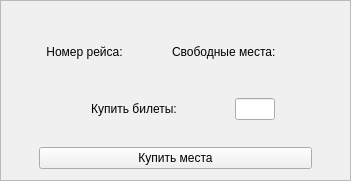
   <widget class="QFrame" name="frame_4">
    <property name="geometry">
     <rect>
      <x>580</x>
      <y>40</y>
      <width>351</width>
      <height>181</height>
     </rect>
    </property>
    <property name="palette">
     <palette>
      <active>
       <colorrole role="WindowText">
        <brush brushstyle="SolidPattern">
         <color alpha="255">
          <red>0</red>
          <green>0</green>
          <blue>0</blue>
         </color>
        </brush>
       </colorrole>
       <colorrole role="Button">
        <brush brushstyle="SolidPattern">
         <color alpha="255">
          <red>240</red>
          <green>240</green>
          <blue>240</blue>
         </color>
        </brush>
       </colorrole>
       <colorrole role="Light">
        <brush brushstyle="SolidPattern">
         <color alpha="255">
          <red>255</red>
          <green>255</green>
          <blue>255</blue>
         </color>
        </brush>
       </colorrole>
       <colorrole role="Midlight">
        <brush brushstyle="SolidPattern">
         <color alpha="255">
          <red>227</red>
          <green>227</green>
          <blue>227</blue>
         </color>
        </brush>
       </colorrole>
       <colorrole role="Dark">
        <brush brushstyle="SolidPattern">
         <color alpha="255">
          <red>160</red>
          <green>160</green>
          <blue>160</blue>
         </color>
        </brush>
       </colorrole>
       <colorrole role="Mid">
        <brush brushstyle="SolidPattern">
         <color alpha="255">
          <red>160</red>
          <green>160</green>
          <blue>160</blue>
         </color>
        </brush>
       </colorrole>
       <colorrole role="Text">
        <brush brushstyle="SolidPattern">
         <color alpha="255">
          <red>0</red>
          <green>0</green>
          <blue>0</blue>
         </color>
        </brush>
       </colorrole>
       <colorrole role="BrightText">
        <brush brushstyle="SolidPattern">
         <color alpha="255">
          <red>255</red>
          <green>255</green>
          <blue>255</blue>
         </color>
        </brush>
       </colorrole>
       <colorrole role="ButtonText">
        <brush brushstyle="SolidPattern">
         <color alpha="255">
          <red>0</red>
          <green>0</green>
          <blue>0</blue>
         </color>
        </brush>
       </colorrole>
       <colorrole role="Base">
        <brush brushstyle="SolidPattern">
         <color alpha="255">
          <red>255</red>
          <green>255</green>
          <blue>255</blue>
         </color>
        </brush>
       </colorrole>
       <colorrole role="Window">
        <brush brushstyle="SolidPattern">
         <color alpha="255">
          <red>112</red>
          <green>112</green>
          <blue>112</blue>
         </color>
        </brush>
       </colorrole>
       <colorrole role="Shadow">
        <brush brushstyle="SolidPattern">
         <color alpha="255">
          <red>105</red>
          <green>105</green>
          <blue>105</blue>
         </color>
        </brush>
       </colorrole>
       <colorrole role="Highlight">
        <brush brushstyle="SolidPattern">
         <color alpha="255">
          <red>0</red>
          <green>120</green>
          <blue>215</blue>
         </color>
        </brush>
       </colorrole>
       <colorrole role="HighlightedText">
        <brush brushstyle="SolidPattern">
         <color alpha="255">
          <red>255</red>
          <green>255</green>
          <blue>255</blue>
         </color>
        </brush>
       </colorrole>
       <colorrole role="Link">
        <brush brushstyle="SolidPattern">
         <color alpha="255">
          <red>0</red>
          <green>0</green>
          <blue>255</blue>
         </color>
        </brush>
       </colorrole>
       <colorrole role="LinkVisited">
        <brush brushstyle="SolidPattern">
         <color alpha="255">
          <red>255</red>
          <green>0</green>
          <blue>255</blue>
         </color>
        </brush>
       </colorrole>
       <colorrole role="AlternateBase">
        <brush brushstyle="SolidPattern">
         <color alpha="255">
          <red>245</red>
          <green>245</green>
          <blue>245</blue>
         </color>
        </brush>
       </colorrole>
       <colorrole role="NoRole">
        <brush brushstyle="SolidPattern">
         <color alpha="255">
          <red>0</red>
          <green>0</green>
          <blue>0</blue>
         </color>
        </brush>
       </colorrole>
       <colorrole role="ToolTipBase">
        <brush brushstyle="SolidPattern">
         <color alpha="255">
          <red>255</red>
          <green>255</green>
          <blue>220</blue>
         </color>
        </brush>
       </colorrole>
       <colorrole role="ToolTipText">
        <brush brushstyle="SolidPattern">
         <color alpha="255">
          <red>0</red>
          <green>0</green>
          <blue>0</blue>
         </color>
        </brush>
       </colorrole>
       <colorrole role="PlaceholderText">
        <brush brushstyle="SolidPattern">
         <color alpha="128">
          <red>0</red>
          <green>0</green>
          <blue>0</blue>
         </color>
        </brush>
       </colorrole>
      </active>
      <inactive>
       <colorrole role="WindowText">
        <brush brushstyle="SolidPattern">
         <color alpha="255">
          <red>0</red>
          <green>0</green>
          <blue>0</blue>
         </color>
        </brush>
       </colorrole>
       <colorrole role="Button">
        <brush brushstyle="SolidPattern">
         <color alpha="255">
          <red>240</red>
          <green>240</green>
          <blue>240</blue>
         </color>
        </brush>
       </colorrole>
       <colorrole role="Light">
        <brush brushstyle="SolidPattern">
         <color alpha="255">
          <red>255</red>
          <green>255</green>
          <blue>255</blue>
         </color>
        </brush>
       </colorrole>
       <colorrole role="Midlight">
        <brush brushstyle="SolidPattern">
         <color alpha="255">
          <red>227</red>
          <green>227</green>
          <blue>227</blue>
         </color>
        </brush>
       </colorrole>
       <colorrole role="Dark">
        <brush brushstyle="SolidPattern">
         <color alpha="255">
          <red>160</red>
          <green>160</green>
          <blue>160</blue>
         </color>
        </brush>
       </colorrole>
       <colorrole role="Mid">
        <brush brushstyle="SolidPattern">
         <color alpha="255">
          <red>160</red>
          <green>160</green>
          <blue>160</blue>
         </color>
        </brush>
       </colorrole>
       <colorrole role="Text">
        <brush brushstyle="SolidPattern">
         <color alpha="255">
          <red>0</red>
          <green>0</green>
          <blue>0</blue>
         </color>
        </brush>
       </colorrole>
       <colorrole role="BrightText">
        <brush brushstyle="SolidPattern">
         <color alpha="255">
          <red>255</red>
          <green>255</green>
          <blue>255</blue>
         </color>
        </brush>
       </colorrole>
       <colorrole role="ButtonText">
        <brush brushstyle="SolidPattern">
         <color alpha="255">
          <red>0</red>
          <green>0</green>
          <blue>0</blue>
         </color>
        </brush>
       </colorrole>
       <colorrole role="Base">
        <brush brushstyle="SolidPattern">
         <color alpha="255">
          <red>255</red>
          <green>255</green>
          <blue>255</blue>
         </color>
        </brush>
       </colorrole>
       <colorrole role="Window">
        <brush brushstyle="SolidPattern">
         <color alpha="255">
          <red>240</red>
          <green>240</green>
          <blue>240</blue>
         </color>
        </brush>
       </colorrole>
       <colorrole role="Shadow">
        <brush brushstyle="SolidPattern">
         <color alpha="255">
          <red>105</red>
          <green>105</green>
          <blue>105</blue>
         </color>
        </brush>
       </colorrole>
       <colorrole role="Highlight">
        <brush brushstyle="SolidPattern">
         <color alpha="255">
          <red>240</red>
          <green>240</green>
          <blue>240</blue>
         </color>
        </brush>
       </colorrole>
       <colorrole role="HighlightedText">
        <brush brushstyle="SolidPattern">
         <color alpha="255">
          <red>0</red>
          <green>0</green>
          <blue>0</blue>
         </color>
        </brush>
       </colorrole>
       <colorrole role="Link">
        <brush brushstyle="SolidPattern">
         <color alpha="255">
          <red>0</red>
          <green>0</green>
          <blue>255</blue>
         </color>
        </brush>
       </colorrole>
       <colorrole role="LinkVisited">
        <brush brushstyle="SolidPattern">
         <color alpha="255">
          <red>255</red>
          <green>0</green>
          <blue>255</blue>
         </color>
        </brush>
       </colorrole>
       <colorrole role="AlternateBase">
        <brush brushstyle="SolidPattern">
         <color alpha="255">
          <red>245</red>
          <green>245</green>
          <blue>245</blue>
         </color>
        </brush>
       </colorrole>
       <colorrole role="NoRole">
        <brush brushstyle="NoBrush">
         <color alpha="255">
          <red>0</red>
          <green>0</green>
          <blue>0</blue>
         </color>
        </brush>
       </colorrole>
       <colorrole role="ToolTipBase">
        <brush brushstyle="SolidPattern">
         <color alpha="255">
          <red>255</red>
          <green>255</green>
          <blue>220</blue>
         </color>
        </brush>
       </colorrole>
       <colorrole role="ToolTipText">
        <brush brushstyle="SolidPattern">
         <color alpha="255">
          <red>0</red>
          <green>0</green>
          <blue>0</blue>
         </color>
        </brush>
       </colorrole>
       <colorrole role="PlaceholderText">
        <brush brushstyle="SolidPattern">
         <color alpha="128">
          <red>0</red>
          <green>0</green>
          <blue>0</blue>
         </color>
        </brush>
       </colorrole>
      </inactive>
      <disabled>
       <colorrole role="WindowText">
        <brush brushstyle="SolidPattern">
         <color alpha="255">
          <red>120</red>
          <green>120</green>
          <blue>120</blue>
         </color>
        </brush>
       </colorrole>
       <colorrole role="Button">
        <brush brushstyle="SolidPattern">
         <color alpha="255">
          <red>240</red>
          <green>240</green>
          <blue>240</blue>
         </color>
        </brush>
       </colorrole>
       <colorrole role="Light">
        <brush brushstyle="SolidPattern">
         <color alpha="255">
          <red>255</red>
          <green>255</green>
          <blue>255</blue>
         </color>
        </brush>
       </colorrole>
       <colorrole role="Midlight">
        <brush brushstyle="SolidPattern">
         <color alpha="255">
          <red>247</red>
          <green>247</green>
          <blue>247</blue>
         </color>
        </brush>
       </colorrole>
       <colorrole role="Dark">
        <brush brushstyle="SolidPattern">
         <color alpha="255">
          <red>160</red>
          <green>160</green>
          <blue>160</blue>
         </color>
        </brush>
       </colorrole>
       <colorrole role="Mid">
        <brush brushstyle="SolidPattern">
         <color alpha="255">
          <red>160</red>
          <green>160</green>
          <blue>160</blue>
         </color>
        </brush>
       </colorrole>
       <colorrole role="Text">
        <brush brushstyle="SolidPattern">
         <color alpha="255">
          <red>120</red>
          <green>120</green>
          <blue>120</blue>
         </color>
        </brush>
       </colorrole>
       <colorrole role="BrightText">
        <brush brushstyle="SolidPattern">
         <color alpha="255">
          <red>255</red>
          <green>255</green>
          <blue>255</blue>
         </color>
        </brush>
       </colorrole>
       <colorrole role="ButtonText">
        <brush brushstyle="SolidPattern">
         <color alpha="255">
          <red>120</red>
          <green>120</green>
          <blue>120</blue>
         </color>
        </brush>
       </colorrole>
       <colorrole role="Base">
        <brush brushstyle="SolidPattern">
         <color alpha="255">
          <red>112</red>
          <green>112</green>
          <blue>112</blue>
         </color>
        </brush>
       </colorrole>
       <colorrole role="Window">
        <brush brushstyle="SolidPattern">
         <color alpha="255">
          <red>112</red>
          <green>112</green>
          <blue>112</blue>
         </color>
        </brush>
       </colorrole>
       <colorrole role="Shadow">
        <brush brushstyle="SolidPattern">
         <color alpha="255">
          <red>0</red>
          <green>0</green>
          <blue>0</blue>
         </color>
        </brush>
       </colorrole>
       <colorrole role="Highlight">
        <brush brushstyle="SolidPattern">
         <color alpha="255">
          <red>0</red>
          <green>120</green>
          <blue>215</blue>
         </color>
        </brush>
       </colorrole>
       <colorrole role="HighlightedText">
        <brush brushstyle="SolidPattern">
         <color alpha="255">
          <red>255</red>
          <green>255</green>
          <blue>255</blue>
         </color>
        </brush>
       </colorrole>
       <colorrole role="Link">
        <brush brushstyle="SolidPattern">
         <color alpha="255">
          <red>0</red>
          <green>0</green>
          <blue>255</blue>
         </color>
        </brush>
       </colorrole>
       <colorrole role="LinkVisited">
        <brush brushstyle="SolidPattern">
         <color alpha="255">
          <red>255</red>
          <green>0</green>
          <blue>255</blue>
         </color>
        </brush>
       </colorrole>
       <colorrole role="AlternateBase">
        <brush brushstyle="SolidPattern">
         <color alpha="255">
          <red>245</red>
          <green>245</green>
          <blue>245</blue>
         </color>
        </brush>
       </colorrole>
       <colorrole role="NoRole">
        <brush brushstyle="NoBrush">
         <color alpha="255">
          <red>0</red>
          <green>0</green>
          <blue>0</blue>
         </color>
        </brush>
       </colorrole>
       <colorrole role="ToolTipBase">
        <brush brushstyle="SolidPattern">
         <color alpha="255">
          <red>255</red>
          <green>255</green>
          <blue>220</blue>
         </color>
        </brush>
       </colorrole>
       <colorrole role="ToolTipText">
        <brush brushstyle="SolidPattern">
         <color alpha="255">
          <red>0</red>
          <green>0</green>
          <blue>0</blue>
         </color>
        </brush>
       </colorrole>
       <colorrole role="PlaceholderText">
        <brush brushstyle="SolidPattern">
         <color alpha="128">
          <red>0</red>
          <green>0</green>
          <blue>0</blue>
         </color>
        </brush>
       </colorrole>
      </disabled>
     </palette>
    </property>
    <property name="autoFillBackground">
     <bool>true</bool>
    </property>
    <property name="frameShape">
     <enum>QFrame::StyledPanel</enum>
    </property>
    <property name="frameShadow">
     <enum>QFrame::Raised</enum>
    </property>
    <layout class="QHBoxLayout" name="horizontalLayout_8">
     <item>
      <layout class="QVBoxLayout" name="verticalLayout_24">
       <item>
        <layout class="QHBoxLayout" name="horizontalLayout_9">
         <item>
          <widget class="QLabel" name="label_8">
           <property name="minimumSize">
            <size>
             <width>91</width>
             <height>0</height>
            </size>
           </property>
           <property name="text">
            <string>Номер рейса:</string>
           </property>
           <property name="alignment">
            <set>Qt::AlignCenter</set>
           </property>
          </widget>
         </item>
         <item>
          <widget class="QLabel" name="label_9">
           <property name="minimumSize">
            <size>
             <width>30</width>
             <height>0</height>
            </size>
           </property>
           <property name="maximumSize">
            <size>
             <width>30</width>
             <height>16777215</height>
            </size>
           </property>
           <property name="text">
            <string/>
           </property>
          </widget>
         </item>
         <item>
          <widget class="QLabel" name="label_6">
           <property name="text">
            <string>Свободные места:</string>
           </property>
          </widget>
         </item>
         <item>
          <widget class="QLabel" name="label_7">
           <property name="minimumSize">
            <size>
             <width>30</width>
             <height>0</height>
            </size>
           </property>
           <property name="maximumSize">
            <size>
             <width>30</width>
             <height>16777215</height>
            </size>
           </property>
           <property name="text">
            <string/>
           </property>
          </widget>
         </item>
        </layout>
       </item>
       <item>
        <layout class="QHBoxLayout" name="horizontalLayout_11">
         <item>
          <widget class="QLabel" name="time_6">
           <property name="maximumSize">
            <size>
             <width>120</width>
             <height>16777215</height>
            </size>
           </property>
           <property name="text">
            <string>Купить билеты:</string>
           </property>
           <property name="alignment">
            <set>Qt::AlignCenter</set>
           </property>
          </widget>
         </item>
         <item>
          <widget class="QLineEdit" name="freePlaces_2">
           <property name="maximumSize">
            <size>
             <width>40</width>
             <height>16777215</height>
            </size>
           </property>
           <property name="inputMask">
            <string>999</string>
           </property>
          </widget>
         </item>
        </layout>
       </item>
       <item>
        <widget class="QLabel" name="label_10">
         <property name="maximumSize">
          <size>
           <width>16777215</width>
           <height>15</height>
          </size>
         </property>
         <property name="text">
          <string/>
         </property>
        </widget>
       </item>
       <item>
        <widget class="QPushButton" name="pushButton_14">
         <property name="text">
          <string>Купить места</string>
         </property>
        </widget>
       </item>
      </layout>
     </item>
    </layout>
   </widget>
